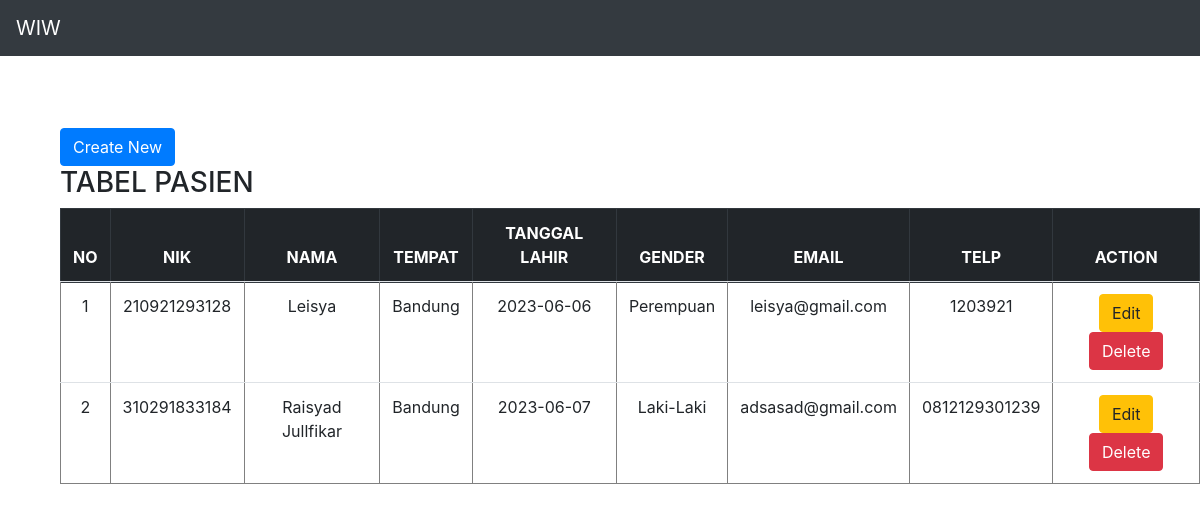
The app's page /source_code/index.php with its own data.
### tables this page shows
CREATE TABLE `pasien` (
  `id` int(11) NOT NULL,
  `nik` varchar(100) NOT NULL,
  `nama` varchar(100) NOT NULL,
  `tempat` varchar(100) NOT NULL,
  `tl` varchar(100) NOT NULL,
  `gender` varchar(10) NOT NULL,
  `email` varchar(100) NOT NULL,
  `telp` varchar(100) NOT NULL
);

### source_code/presenter/ProsesPasien.php (called while the page is built, shortened)
<?php
class ProsesPasien implements KontrakPasienPresenter
{
	private $tabelpasien;
	private $data = [];
	function __construct()
	{
		try {
			$db_host = "localhost";
			$db_user = "root";
			$db_password = "";
			$db_name = "mvp_01";
			$this->tabelpasien = new TabelPasien($db_host, $db_user, $db_password, $db_name);
			$this->data = array();
		} catch (Exception $e) {
			echo "wiw error" . $e->getMessage();
		}
	}
	function prosesDataPasien()
	{
		try {
			$this->tabelpasien->open();
			$this->tabelpasien->getPasien();
			while ($row = $this->tabelpasien->getResult()) {
				$this->data[] = $row;
			}
		} catch (Exception $e) {
			echo "wiw error part 2" . $e->getMessage();
		}
	}
	function getId($i)
	{
		return $this->data[$i]['id'];
	}
	function getNik($i)
	{
		return $this->data[$i]['nik'];
	}
	function getNama($i)
	{
		return $this->data[$i]['nama'];
	}
	function getTempat($i)
	{
		return $this->data[$i]['tempat'];
	}
	function getTl($i)
	{
		return $this->data[$i]['tl'];
	}
	function getGender($i)
	{
		return $this->data[$i]['gender'];
	}
	function getEmail($i)
	{
		return $this->data[$i]['email'];
	}
	function getTelp($i)
	{
		return $this->data[$i]['telp'];
	}
	function getSize()
	{
		return sizeof($this->data);
	}
}

### source_code/index.php (called while the page is built, shortened)
<?php
include_once("model/Template.class.php");
include_once("model/DB.class.php");
include_once("view/TampilPasien.php");
$tp = new TampilPasien();
$data = $tp->tampil();

### source_code/model/DB.class.php (called while the page is built, shortened)
<?php
class DB
{
	var $db_host = '';
	var $db_user = '';
	var $db_password = '';
	var $db_name = '';
	var $db_link = '';
	function __construct($db_host = '', $db_user = '', $db_password = '', $db_name = '')
	{
		$this->db_host = $db_host;
		$this->db_user = $db_user;
		$this->db_password = $db_password;
		$this->db_name = $db_name;
	}
	function open()
	{
		$this->db_link = mysqli_connect($this->db_host, $this->db_user, $this->db_password, $this->db_name);
	}
	function execute($query = "")
	{
		$this->result = mysqli_query($this->db_link, $query);
		return $this->result;
	}
}

### source_code/model/TabelPasien.class.php (called while the page is built, shortened)
<?php
class TabelPasien extends DB
{
	function getPasien()
	{
		$query = "SELECT * FROM pasien";
		return $this->execute($query);
	}
}

### source_code/view/TampilPasien.php (the view, shortened to what this page needs)
<?php
include_once("presenter/ProsesPasien.php");
class TampilPasien implements KontrakPasienView
{
	private $prosespasien;
	function __construct()
	{
		$this->prosespasien = new ProsesPasien();
	}
	function tampil()
	{
		$this->prosespasien->prosesDataPasien();
		$data = null;
		for ($i = 0; $i < $this->prosespasien->getSize(); $i++) {
			$id = $this->prosespasien->getId($i);
			$no = $i + 1;
			$data .= "<tr>
			<td>" . $no . "</td>
			<td>" . $this->prosespasien->getNik($i) . "</td>
			<td>" . $this->prosespasien->getNama($i) . "</td>
			<td>" . $this->prosespasien->getTempat($i) . "</td>
			<td>" . $this->prosespasien->getTl($i) . "</td>
			<td>" . $this->prosespasien->getGender($i) . "</td>
			<td>" . $this->prosespasien->getEmail($i) . "</td>
			<td>" . $this->prosespasien->getTelp($i) . "</td>
			<td>
				<a href='create.php?edit=". $i ." ' class='btn btn-warning'>Edit</a>
				<a href='index.php?hapus=" . $id ."' class='btn btn-danger' >Delete</a>
			</td>
			";
		}
	}
}

### source_code/model/Template.class.php (shortened to what this page needs)
<?php
class Template{
	var $content = '';
	function __construct($filename = ''){
		$this->content = implode('', @file($filename));
	}
	function clear(){
		$this->content = preg_replace("/DATA_[A-Z|_|0-9]+/", "", $this->content);
	}
	function write(){
		print $this->content;
	}
	function replace($old = '', $new = ''){
		if(is_int($new)){
			$value = sprintf("%d", $new);
		}elseif(is_float($new)){
			$value = sprintf("%f", $new);
		}elseif(is_array($new)){
			$value = '';
			foreach( $new as $item){
				$value .= $item. '';
			}
		}else{
			$value = $new;
		}
		$this->content = preg_replace("/$old/",  $value, $this->content);
	}
}

### records on screen
pasien: no "1", nik "210921293128", nama "Leisya", tempat "Bandung", tl "2023-06-06", gender "Perempuan", email "leisya@gmail.com", telp "1203921"
pasien: no "2", nik "310291833184", nama "Raisyad Jullfikar", tempat "Bandung", tl "2023-06-07", gender "Laki-Laki", email "adsasad@gmail.com", telp "0812129301239"

### other values on screen
$this->content "WIW Create New TABEL PASIEN NO NIK NAMA TEMPAT TANGGAL LAHIR GENDER EMAIL TELP ACTION"
